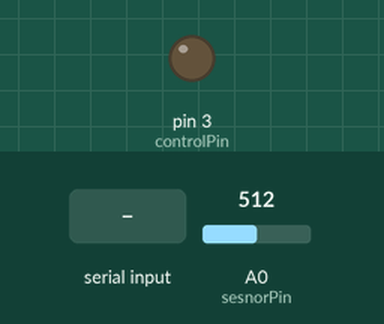
Simulated run of this sketch. Board: Arduino Uno, built with avr-gcc and run on an emulated ATmega328P. Shown: output pins drawn as LEDs (lit = HIGH). Inputs (shaded band) come from the test bench; at power-on: A0 (sesnorPin) = 512. What the sketch prints to the serial monitor is not drawn.

Above: at 1.2 s.
1.3 s: "90,45\n" received over Serial
At 2.2 s:
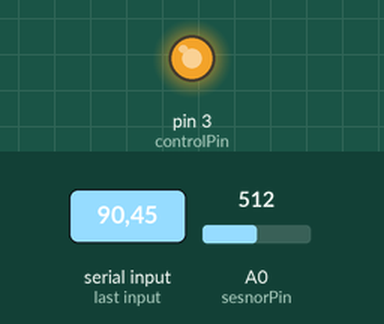
2.8 s: "30,150\n" received over Serial
At 3.4 s:
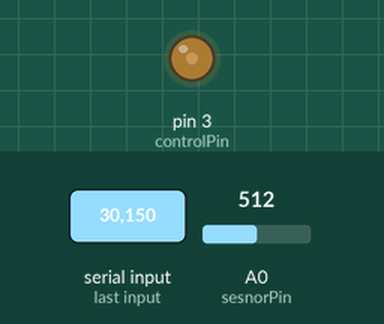
4.3 s: "5\n" received over Serial
At 5.5 s:
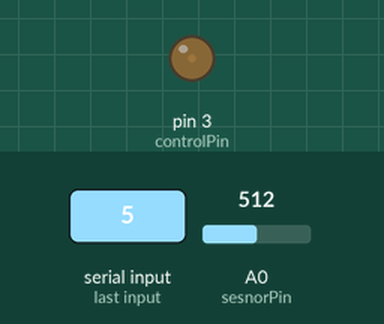
10.3 s: "90\n" received over Serial
At 11.3 s:
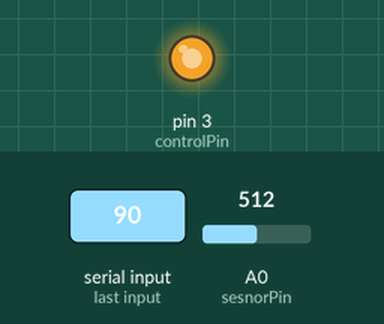
Timing chart, 0 to 12.8 s (numbered marks = the images above; inputs shaded):
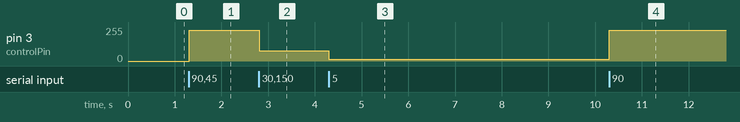

The sketch:

PID_Motor.ino
```cpp
// Define el pin analógico conectado al sensor. 'const int' significa que su valor no cambiará.
const int sesnorPin = A0;
// Define el pin digital conectado al elemento de control (ej., un relé, un LED).
const int controlPin = 3;
// Almacena la lectura analógica cruda del sensor (0-1023).
int sensorValue = 0;
// Almacena el valor del sensor procesado (Variable de Proceso), mapeado a un rango deseado.
int pv = 0;
// Almacena el valor de control recibido de la comunicación serial, mapeado para analogWrite (0-255).
int cv = 0;

/// comunicación serial

// Un objeto String para contener los datos seriales entrantes.
String inputString = "";
// Una bandera booleana que se vuelve verdadera cuando se recibe una cadena serial completa (terminada en '\n').
bool stringComplete = false;

// Define el tiempo de muestreo en milisegundos para leer el sensor.
unsigned long sampleTime = 100;
// Almacena la última vez que se leyó el sensor, utilizado para la temporización.
unsigned long lastTime = 0;

void setup() {
  // Inicializa la comunicación serial a una velocidad de 9600 baudios.
  // Esto permite que el Arduino envíe y reciba datos de una computadora.
  Serial.begin(9600);
}

void loop() {
  // Comprueba si ha pasado suficiente tiempo desde la última lectura del sensor (100ms en este caso)
  // o si es la primera lectura (lastTime == 0).
  if ((millis() - lastTime) >= sampleTime || lastTime == 0) {
    // Actualiza 'lastTime' a la hora actual para la próxima verificación de tiempo.
    lastTime = millis();

    // Lee el valor analógico del 'sesnorPin' (A0), que estará entre 0 y 1023.
    sensorValue = analogRead(sesnorPin);
    // Mapea el 'sensorValue' de su rango crudo (0-1023) a un nuevo rango (100-0).
    // Esto invierte efectivamente la lectura del sensor y la escala.
    pv = map(sensorValue, 0, 1023, 100, 0);
    // Imprime una coma en el monitor serial.
    Serial.print(',');
    // Imprime el valor del sensor procesado (pv) en el monitor serial.
    Serial.print(pv);
  }

  // Comprueba si se ha recibido una cadena completa a través del puerto serial.
  if (stringComplete) {
    // Convierte la cadena serial recibida a un entero y la almacena en 'cv'.
    cv = inputString.toInt();
    // Mapea 'cv' (que se espera que esté entre 0 y 100 desde el serial)
    // al rango apropiado para analogWrite (0-255).
    cv = map(cv, 0, 100, 0, 255);
    // Escribe un valor analógico (PWM) en 'controlPin' (pin 3) usando 'cv'.
    // Esto controla la intensidad o velocidad del dispositivo de salida.
    analogWrite(controlPin, cv);

    // Borra 'inputString' para prepararse para los próximos datos seriales entrantes.
    inputString = "";
    // Restablece la bandera 'stringComplete' a falso, indicando que no hay ninguna cadena completa esperando.
    stringComplete = false;
  }
}

// Esta función es llamada automáticamente por el núcleo de Arduino cuando hay datos seriales disponibles.
void serialEvent() {
  // Bucle mientras haya datos disponibles para leer del búfer serial.
  while (Serial.available()) {
    // Lee un carácter a la vez del búfer serial.
    char inChar = (char)Serial.read();
    // Añade el carácter leído a 'inputString'.
    inputString += inChar;
    // Si el carácter es un salto de línea ('\n'), significa el final de una cadena.
    if (inChar == '\n') {
      // Establece 'stringComplete' en verdadero, señalando que se ha recibido una cadena completa.
      stringComplete = true;
    }
  }
}
```

Measured:
- after the input at 1.3 s, pin 3 (controlPin): 0/255 → 229/255 at once
- after the input at 2.8 s, pin 3 (controlPin): 229/255 → 76/255 at once
- after the input at 4.3 s, pin 3 (controlPin): 76/255 → 12/255 at once
- after the input at 10.3 s, pin 3 (controlPin): 12/255 → 229/255 at once
